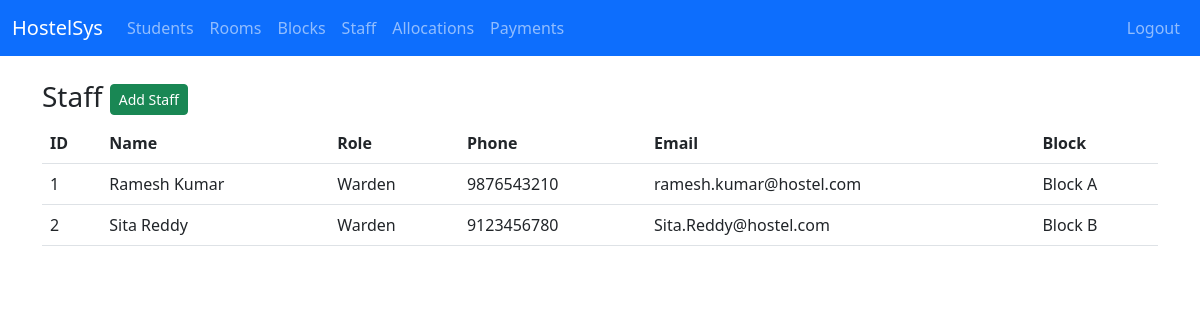
The app's page /staff (signed in) with its own data.
### app.py (models this page shows)
class Staff(db.Model):
    staff_id = db.Column(db.Integer, primary_key=True)
    fullname = db.Column(db.String(100), nullable=False)
    role = db.Column(db.String(50))
    phone = db.Column(db.String(20))
    email = db.Column(db.String(100))
    assigned_block = db.Column(db.Integer, db.ForeignKey('block.block_id'))
    block = db.relationship('Block', backref=db.backref('staff_members', lazy=True))

class Block(db.Model):
    block_id = db.Column(db.Integer, primary_key=True)
    name = db.Column(db.String(50), unique=True, nullable=False)
    address = db.Column(db.String(255))
    total_floors = db.Column(db.Integer, default=1)

### app.py (the view)
@app.route('/staff')
def staff():
    if not is_logged_in():
        return redirect(url_for('login'))
    s = Staff.query.all()
    return render_template('staff.html', staff_list=s)

### app.py (called while the page is built)
def is_logged_in():
    return session.get('admin_logged_in', False)

### templates/staff.html
{% extends 'base.html' %}
{% block content %}
<h3>Staff <a class="btn btn-sm btn-success" href="{{ url_for('add_staff') }}">Add Staff</a></h3>
<table class="table"><thead><tr><th>ID</th><th>Name</th><th>Role</th><th>Phone</th><th>Email</th><th>Block</th></tr></thead>
<tbody>{% for s in staff_list %}<tr><td>{{ s.staff_id }}</td><td>{{ s.fullname }}</td><td>{{ s.role }}</td><td>{{ s.phone }}</td><td>{{ s.email }}</td><td>{{ s.block.name if s.block else '' }}</td></tr>{% endfor %}</tbody></table>
{% endblock %}

### records on screen
Staff: staff_id "1", fullname "Ramesh Kumar", role "Warden", phone "9876543210", email "ramesh.kumar@hostel.com", block "Block A"
Staff: staff_id "2", fullname "Sita Reddy", role "Warden", phone "9123456780", email "Sita.Reddy@hostel.com", block "Block B"
